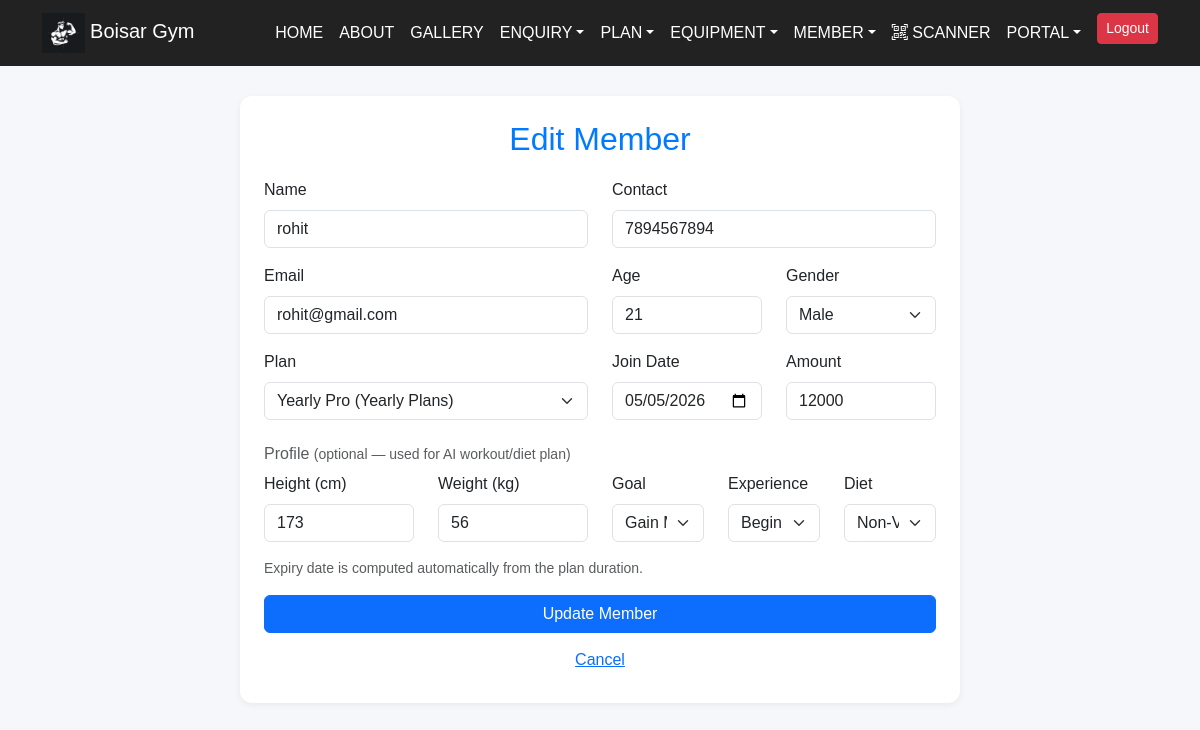
The app's page /edit_member/62/ (signed in) with its own data.
### project/models.py (models this page shows, shortened)
class Member(models.Model):
    GENDER_CHOICES = [('Male', 'Male'), ('Female', 'Female')]
    GOAL_CHOICES = [
        ('lose', 'Lose Weight'),
        ('gain', 'Gain Muscle'),
        ('maintain', 'Maintain'),
    ]
    EXPERIENCE_CHOICES = [
        ('beginner', 'Beginner'),
        ('intermediate', 'Intermediate'),
        ('advanced', 'Advanced'),
    ]
    DIET_CHOICES = [
        ('veg', 'Vegetarian'),
        ('nonveg', 'Non-Vegetarian'),
        ('vegan', 'Vegan'),
    ]
    user = models.OneToOneField(
        settings.AUTH_USER_MODEL,
        on_delete=models.SET_NULL,
        null=True, blank=True,
        related_name='member_profile',
    )
    name = models.CharField(max_length=100)
    contact = models.CharField(max_length=15)
    email = models.EmailField(unique=True)
    age = models.PositiveIntegerField()
    gender = models.CharField(max_length=10, choices=GENDER_CHOICES)
    plan = models.ForeignKey(Plan, on_delete=models.PROTECT, related_name='members')
    join_date = models.DateField(default=timezone.now)
    expiry_date = models.DateField(blank=True, null=True)
    amount = models.PositiveIntegerField()
    height_cm = models.PositiveIntegerField(blank=True, null=True)
    weight_kg = models.PositiveIntegerField(blank=True, null=True)
    goal = models.CharField(max_length=10, choices=GOAL_CHOICES, blank=True)
    experience = models.CharField(max_length=15, choices=EXPERIENCE_CHOICES, blank=True)
    diet = models.CharField(max_length=10, choices=DIET_CHOICES, blank=True)

### project/views.py (the view)
# urls.py: path('edit_member/<int:member_id>/', views.edit_member, name='edit_member'),
@login_required(login_url="admin_login")
def edit_member(request, member_id):
    member = get_object_or_404(Member, id=member_id)
    form = MemberForm(request.POST or None, instance=member)
    if request.method == "POST" and form.is_valid():
        form.save()
        messages.success(request, "Member updated.")
        return redirect('view_member')
    return render(request, 'admin_panel/add_member.html', {'form': form, 'editing': True})

### project/forms.py
class MemberForm(_BootstrapMixin, forms.ModelForm):
    class Meta:
        model = Member
        fields = [
            'name', 'contact', 'email', 'age', 'gender',
            'plan', 'join_date', 'amount',
            'height_cm', 'weight_kg', 'goal', 'experience', 'diet',
        ]
        widgets = {
            'join_date': forms.DateInput(attrs={'type': 'date'}),
        }

### project/forms.py (called while the page is built)
def _add_class(widget, klass):
    existing = widget.attrs.get('class', '')
    widget.attrs['class'] = (existing + ' ' + klass).strip()

### project/models.py (called while the page is built)
    def __str__(self):
        return f"{self.name} ({self.duration})"

### templates/admin_panel/add_member.html (shortened to what this page needs)
<!DOCTYPE html>
<html lang="en">
  <head>
  </head>
  <body>
    {% include "admin_panel/navbar.html" %}
    <div class="panel panel-narrow">
      <h2 class="text-center">{% if editing %}Edit{% else %}Add{% endif %} Member</h2>
      <form method="POST">
        <div class="row">
          <div class="col-md-6 mb-3"><label class="form-label">Name</label>{{ form.name }}</div>
          <div class="col-md-6 mb-3"><label class="form-label">Contact</label>{{ form.contact }}</div>
        </div>
        <div class="row">
          <div class="col-md-6 mb-3"><label class="form-label">Email</label>{{ form.email }}</div>
          <div class="col-md-3 mb-3"><label class="form-label">Age</label>{{ form.age }}</div>
          <div class="col-md-3 mb-3"><label class="form-label">Gender</label>{{ form.gender }}</div>
        </div>
        <div class="row">
          <div class="col-md-6 mb-3"><label class="form-label">Plan</label>{{ form.plan }}</div>
          <div class="col-md-3 mb-3"><label class="form-label">Join Date</label>{{ form.join_date }}</div>
          <div class="col-md-3 mb-3"><label class="form-label">Amount</label>{{ form.amount }}</div>
        </div>
        <h6 class="mt-2 text-muted">Profile <small>(optional — used for AI workout/diet plan)</small></h6>
        <div class="row">
          <div class="col-md-3 mb-3"><label class="form-label">Height (cm)</label>{{ form.height_cm }}</div>
          <div class="col-md-3 mb-3"><label class="form-label">Weight (kg)</label>{{ form.weight_kg }}</div>
          <div class="col-md-2 mb-3"><label class="form-label">Goal</label>{{ form.goal }}</div>
          <div class="col-md-2 mb-3"><label class="form-label">Experience</label>{{ form.experience }}</div>
          <div class="col-md-2 mb-3"><label class="form-label">Diet</label>{{ form.diet }}</div>
        </div>
        <p class="small text-muted">Expiry date is computed automatically from the plan duration.</p>
        <button type="submit" class="btn btn-primary w-100">
          {% if editing %}Update Member{% else %}Save Member{% endif %}
        </button>
        <a class="btn btn-link w-100 mt-2" href="{% url 'view_member' %}">Cancel</a>
      </form>
    </div>
  </body>
</html>

### templates/admin_panel/navbar.html (style rules this page uses)
body { font-family: 'Poppins', Arial, sans-serif; background: #f6f7fb; margin: 0; }
.panel { max-width: 1100px; margin: 30px auto; background: #fff; padding: 24px; border-radius: 12px; box-shadow: 0 2px 6px rgba(0,0,0,0.06); }
.panel h2 { color: #007bff; margin-bottom: 20px; }
.panel-narrow { max-width: 720px; }

### records on screen
Member: name "rohit", contact "7894567894", email "rohit@gmail.com", age "21", gender "Male", plan "Yearly Pro (Yearly Plans)", join_date "05/05/2026", amount "12000", height_cm "173", weight_kg "56", goal "Gain Muscle", experience "Beginner", diet "Non-Vegetarian"
